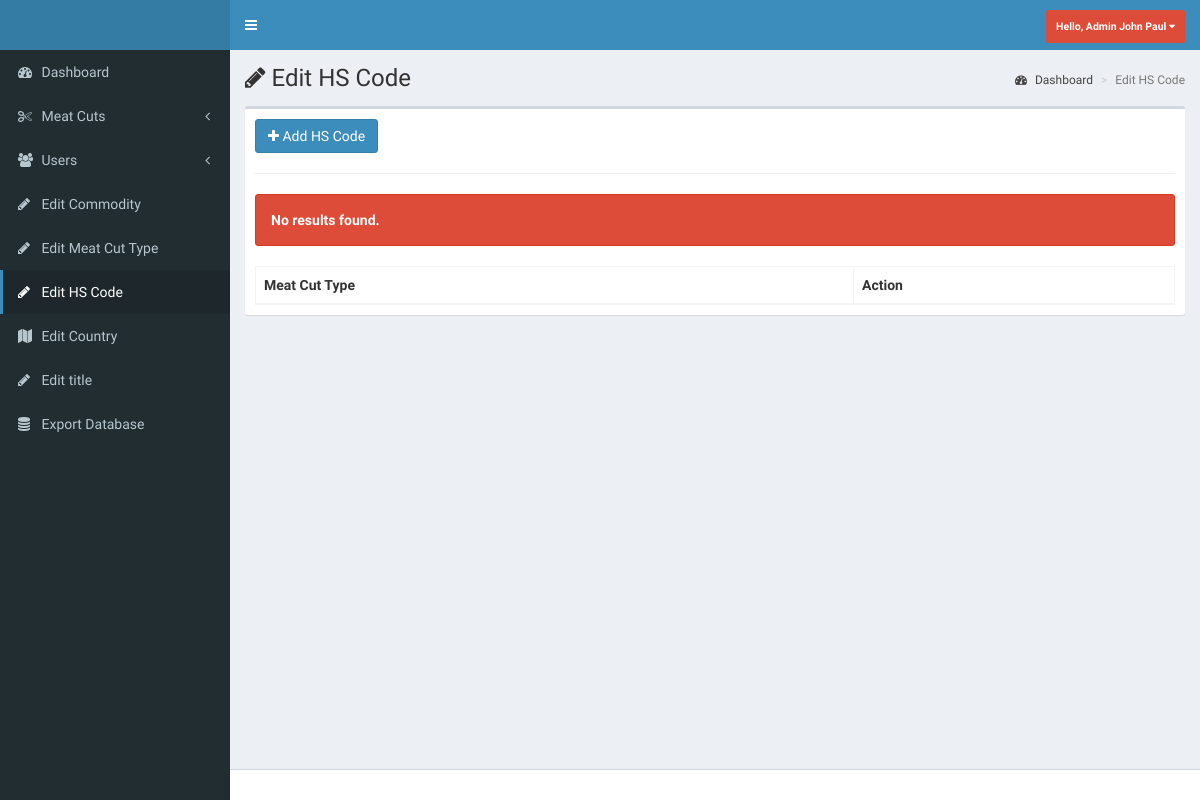
/pages/admin/edit-hscode.php (signed in), run on an earlier commit of the app's database.
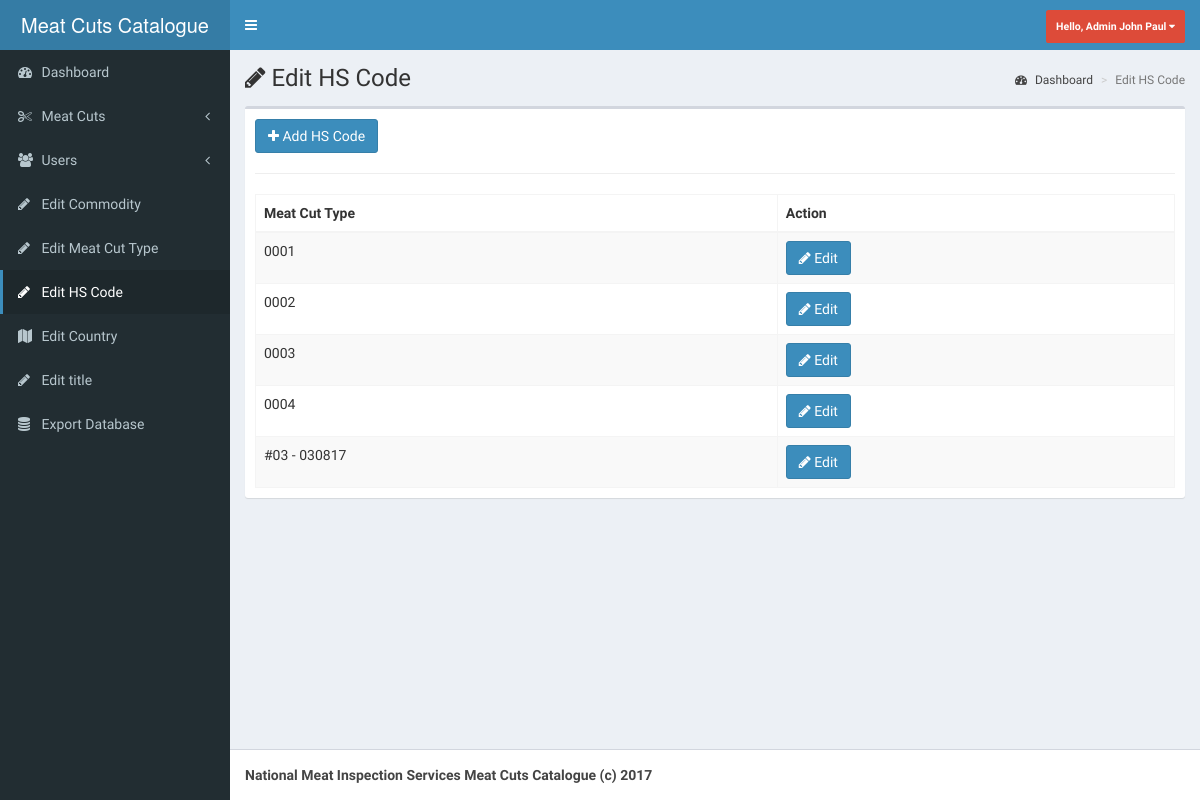
And on a later commit of the database.
### tables this page shows
CREATE TABLE `title_footer` (
  `id` int(11) NOT NULL,
  `title` varchar(255) NOT NULL,
  `name` varchar(255) NOT NULL,
  `mini_name` varchar(255) NOT NULL,
  `footer` varchar(255) NOT NULL
);

CREATE TABLE `hs_code` (
  `id` int(11) NOT NULL,
  `code` varchar(255) NOT NULL
);

### includes/admin-session.php (called while the page is built, shortened)
<?php
include 'config.php';
$res 	= $db->query("SELECT * FROM accounts_tbl WHERE id=".$_SESSION['admin']);
$opt 	  = $db->query("SELECT * FROM title_footer");
$row 	  = $opt->fetch_object();
$sitename = $row->name;
$footer   = $row->footer;

### pages/admin/edit-hscode.php (the view, shortened to what the changed rows need)
<?php include '../../includes/functions.php';
      include '../../includes/admin-session.php';
      ?>
<!DOCTYPE html>
<html>
<head>
  <link rel="stylesheet" href="../../bootstrap/css/bootstrap.min.css">
  <link rel="stylesheet" href="https://cdnjs.cloudflare.com/ajax/libs/font-awesome/4.5.0/css/font-awesome.min.css">
  <link rel="stylesheet" href="https://cdnjs.cloudflare.com/ajax/libs/ionicons/2.0.1/css/ionicons.min.css">
  <link rel="stylesheet" href="../../dist/css/AdminLTE.min.css">
      <link href="../../plugins/animate.css/animate.min.css" rel="stylesheet">
  <link rel="stylesheet" href="../../dist/css/skins/_all-skins.min.css">
    <link rel="stylesheet" href="../../plugins/parsleyjs/src/parsley.css">
            <link rel="stylesheet" href="../../build/sweetalert.css">
        <link href="../../plugins/datatables.net-bs/css/dataTables.bootstrap.min.css" rel="stylesheet">
    <link href="../../plugins/datatables.net-buttons-bs/css/buttons.bootstrap.min.css" rel="stylesheet">
    <link href="../../plugins/datatables.net-fixedheader-bs/css/fixedHeader.bootstrap.min.css" rel="stylesheet">
    <link href="../../plugins/datatables.net-responsive-bs/css/responsive.bootstrap.min.css" rel="stylesheet">
    <link href="../../plugins/datatables.net-scroller-bs/css/scroller.bootstrap.min.css" rel="stylesheet">
</head>
<body class="hold-transition skin-blue sidebar-mini">
<div class="wrapper">
  <header class="main-header">
    <a href="dashboard.php" class="logo">
      <span class="logo-lg"><?php echo $sitename?></span>
    </a>
    <nav class="navbar navbar-static-top">
      <a href="#" class="sidebar-toggle" data-toggle="offcanvas" role="button">
      </a>
      <div class="navbar-custom-menu">
      </div>
    </nav>
  </header>
  <aside class="main-sidebar">
  </aside>
  <div class="content-wrapper">
    <section class="content-header">
      <h1>
        <i class="fa fa-pencil"></i> Edit HS Code
      </h1>
    </section>
  </div>
</div>
<hr>
      <table id="datatable-responsive" class="table table-striped table-bordered dt-responsive nowrap" cellspacing="0" width="100%">
        <thead>
          <tr>
            <th>Meat Cut Type</th>
            <th>Action</th>
        </thead>
        <tbody>
          <tr>
          <?php show_hscode()?>
          </tr>
        </tbody>
      </table>
  <footer class="main-footer">
    <strong><?php echo $footer?></strong>
  </footer>
</body>
</html>

### includes/functions.php (shortened to what the changed rows need)
<?php
include 'config.php';
							 ?>
		<?php
function show_hscode(){
	global $db;
	$query = $db->query("SELECT * FROM hs_code");
	$check = $query->num_rows;
	if($check < 1){
	echo'<div class="alert alert-danger" style="font-size:14px;font-weight:bolder;text-align:left"> No results found.</div>';
	}else{
		while($row = $query->fetch_object()){
			$id = $row->id;
			$code = $row->code;
			echo'
			<td>'.$code.'</td>
			<td>
			<form method="POST">
			<input type="hidden" name="id" value="'.$id.'">
			<button type="submit" name="btn-edit" class="btn btn-primary"><i class="fa fa-pencil"></i> Edit </button>
			</td>
			</form>
			</tr>';
		}
	}
}
		?>

What changed in the data, as far as the page shows it:
added title_footer: name "Meat Cuts Catalogue", footer "National Meat Inspection Services Meat Cuts Catalogue (c) 2017"
added hs_code: code "0001"
added hs_code: code "0002"
added hs_code: code "0003"
added hs_code: code "0004"
added hs_code: code "#03 - 030817"
Also different on the page:
text no longer shown: "No results found."
